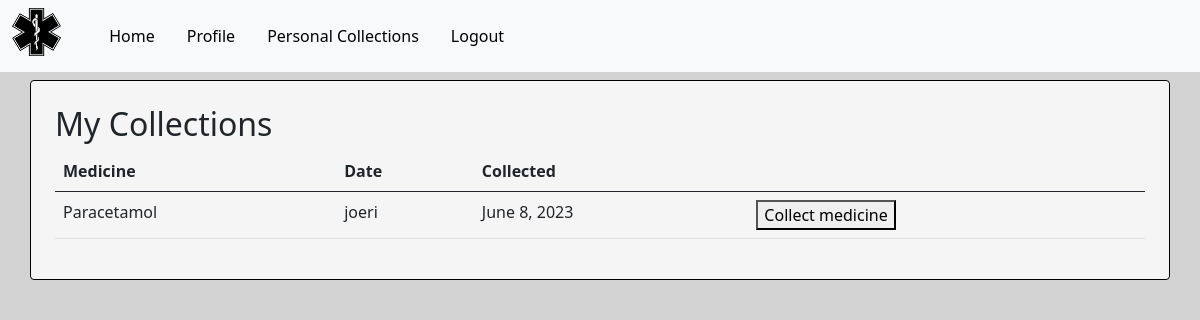
Page /personal_collections/ (signed in) on the earlier database version.
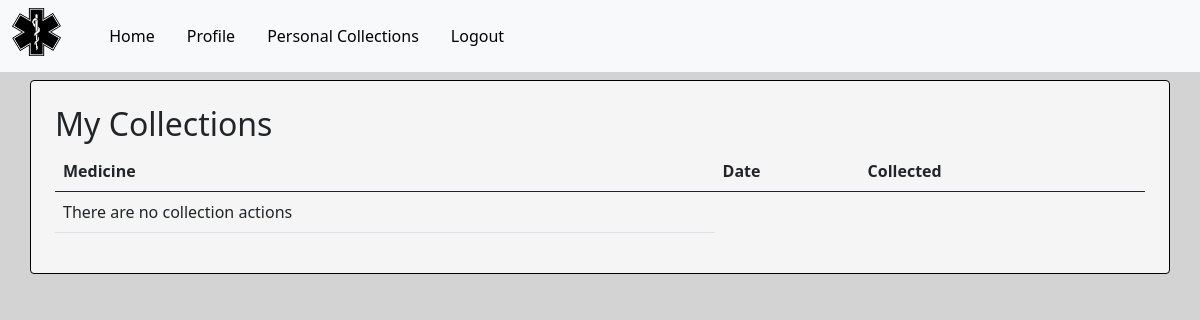
Same page on the later database version.
### base/models.py (models this page shows, shortened)
class Collection(models.Model):
    medicine = models.ForeignKey(
        Medicine, on_delete=models.CASCADE, null=False)
    user = models.ForeignKey(User, on_delete=models.CASCADE)
    date = models.DateField(blank=False,)
    collected = models.BooleanField(default=False)
    collected_approved = models.BooleanField(default=False)
    collected_approved_by = models.ForeignKey(User, on_delete=models.CASCADE,
                                    related_name='approved_by', null=True, blank=True)

class Medicine(models.Model):
    name = models.CharField(max_length=50)
    manufacture = models.CharField(max_length=50)
    cures = models.CharField(max_length=50)
    side_effects = models.CharField(max_length=50)

### base/views.py (the view)
# urls.py: path('personal_collections/', views.personal_collections, name='personal_collections'),
@login_required
def personal_collections(request):
    collections = Collection.objects.filter(user=request.user, collected=False)
    context = {
        'collections': collections
    }
    return render(request, 'base/personal_collections.html', context)

### base/templates/base/personal_collections.html (shortened to what this page needs)
{% extends 'base/base.html' %}
{% load static %}
{% block content %}
<div class="p-3">
    <h2>My Collections</h2>
    <table class="table">
        <thead>
          <tr>
            <th scope="col">Medicine</th>
            <th scope="col">Date</th>
            <th scope="col">Collected</th>
            <th></th>
        </tr>
        </thead>
        <tbody>
            {% for collection in collections %}
        <tr>
            <td>{{ collection.medicine.name }}</td>
            <td>{{ collection.user.username }}</td>
            <td>{{ collection.date }} </td>
            <td>
                {% if not collection.collected %}
                    <form method="post" action="{% url 'collect' collection.id %}">
                        <button type="submit">Collect medicine</button>
                    </form>
                {% endif %}
            </td>
          </tr>
        {% empty %}
            <tr>
                <td> There are no collection actions</td>
            </tr>
        {% endfor %}
        </tbody>
    </table>
</div>
{% endblock %}

Differences in the rows shown:
removed Collection: medicine.name "Paracetamol", user.username "joeri", date "June 8, 2023", collected "Collect medicine"
Other differences:
text now shown: "There are no collection actions"
